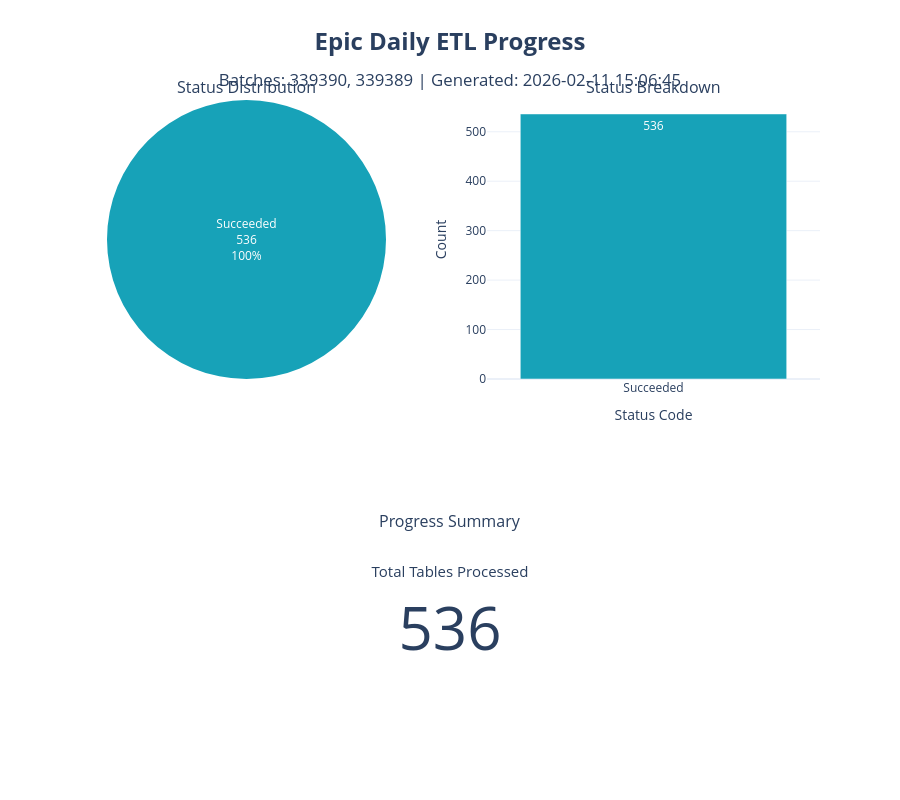

The cell this chart's notebook holds for it:
### Code cell
# Generate Epic Daily ETL Progress Dashboard

# Define status colors
status_colors = {
    'C': '#28a745',  # Completed - Green
    'F': '#dc3545',  # Failed - Red
    'R': '#007bff',  # Running - Blue
    'P': '#ffc107',  # Pending - Yellow
    'W': '#6c757d'   # Waiting - Gray
}

# Map colors to data
colors = [status_colors.get(status, '#17a2b8') for status in df['StatusCD']]

# Create subplots
fig = make_subplots(
    rows=2, cols=2,
    subplot_titles=('Status Distribution', 'Status Breakdown', 'Progress Summary', ''),
    specs=[[{'type': 'pie'}, {'type': 'bar'}],
           [{'type': 'indicator', 'colspan': 2}, None]],
    row_heights=[0.6, 0.4]
)

# Pie chart
fig.add_trace(
    go.Pie(
        labels=df['StatusCD'],
        values=df['Count'],
        marker=dict(colors=colors),
        textinfo='label+percent+value',
        hovertemplate='<b>%{label}</b><br>Count: %{value}<br>Percentage: %{percent}<extra></extra>'
    ),
    row=1, col=1
)

# Bar chart
fig.add_trace(
    go.Bar(
        x=df['StatusCD'],
        y=df['Count'],
        marker=dict(color=colors),
        text=df['Count'],
        textposition='auto',
        hovertemplate='<b>Status: %{x}</b><br>Count: %{y}<extra></extra>'
    ),
    row=1, col=2
)

# Total indicator
total_count = df['Count'].sum()
fig.add_trace(
    go.Indicator(
        mode='number',
        value=total_count,
        title={'text': 'Total Tables Processed'},
        number={'font': {'size': 60}}
    ),
    row=2, col=1
)

# Update layout
fig.update_layout(
    title={
        'text': f'<b>Epic Daily ETL Progress</b><br><sub>Batches: 339390, 339389 | Generated: {datetime.now().strftime("%Y-%m-%d %H:%M:%S")}</sub>',
        'x': 0.5,
        'xanchor': 'center',
        'font': {'size': 24}
    },
    showlegend=False,
    height=800,
    template='plotly_white'
)

fig.update_xaxes(title_text='Status Code', row=1, col=2)
fig.update_yaxes(title_text='Count', row=1, col=2)

fig.show()

# Print summary statistics
print("\n" + "="*50)
print("EPIC DAILY ETL PROGRESS SUMMARY")
print("="*50)
print(f"Batch IDs: 339390, 339389")
print(f"Total Tables: {total_count}")
print("\nStatus Breakdown:")
for idx, row in df.iterrows():
    percentage = (row['Count'] / total_count) * 100
    print(f"  {row['StatusCD']}: {row['Count']:>5} ({percentage:>5.1f}%)")
print("="*50)

### Figure 1 — Plotly figure (JSON) as saved in the notebook; plotly's stock layout.template omitted (floating-point values rounded to 4 significant figures)
{"data": [{"domain": {"x": [0, 0.45], "y": [0.55, 1]}, "hovertemplate": "<b>%{label}</b><br>Count: %{value}<br>Percentage: %{percent}<extra></extra>", "labels": ["Succeeded"], "marker": {"colors": ["#17a2b8"]}, "textinfo": "label+percent+value", "type": "pie", "values": [536]}, {"hovertemplate": "<b>Status: %{x}</b><br>Count: %{y}<extra></extra>", "marker": {"color": ["#17a2b8"]}, "text": [536.0], "textposition": "auto", "type": "bar", "x": ["Succeeded"], "xaxis": "x", "y": [536], "yaxis": "y"}, {"domain": {"x": [0, 1], "y": [0, 0.3]}, "mode": "number", "number": {"font": {"size": 60}}, "title": {"text": "Total Tables Processed"}, "type": "indicator", "value": 536}], "layout": {"annotations": [{"font": {"size": 16}, "showarrow": false, "text": "Status Distribution", "x": 0.225, "xanchor": "center", "xref": "paper", "y": 1, "yanchor": "bottom", "yref": "paper"}, {"font": {"size": 16}, "showarrow": false, "text": "Status Breakdown", "x": 0.775, "xanchor": "center", "xref": "paper", "y": 1, "yanchor": "bottom", "yref": "paper"}, {"font": {"size": 16}, "showarrow": false, "text": "Progress Summary", "x": 0.5, "xanchor": "center", "xref": "paper", "y": 0.3, "yanchor": "bottom", "yref": "paper"}], "height": 800, "showlegend": false, "title": {"font": {"size": 24}, "text": "<b>Epic Daily ETL Progress</b><br><sub>Batches: 339390, 339389 | Generated: 2026-02-11 15:06:45</sub>", "x": 0.5, "xanchor": "center"}, "xaxis": {"anchor": "y", "domain": [0.55, 1], "title": {"text": "Status Code"}}, "yaxis": {"anchor": "x", "domain": [0.55, 1], "title": {"text": "Count"}}}}
